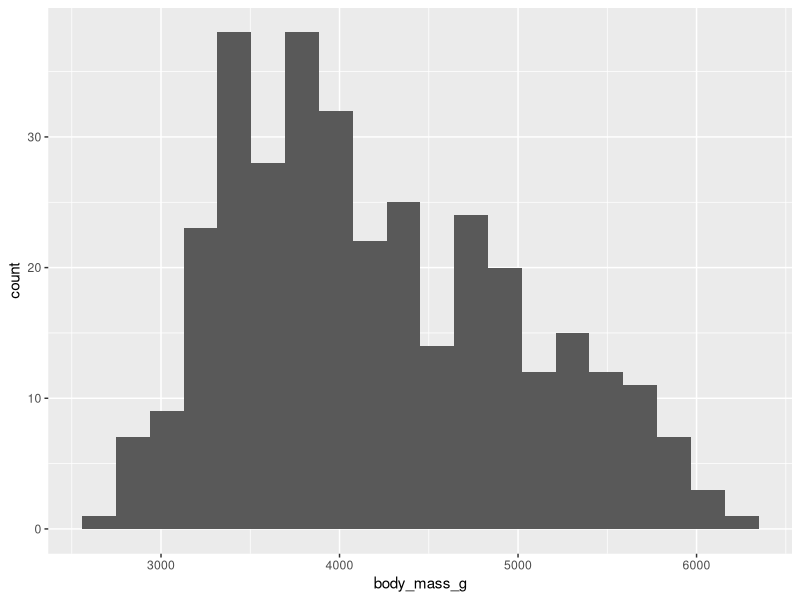
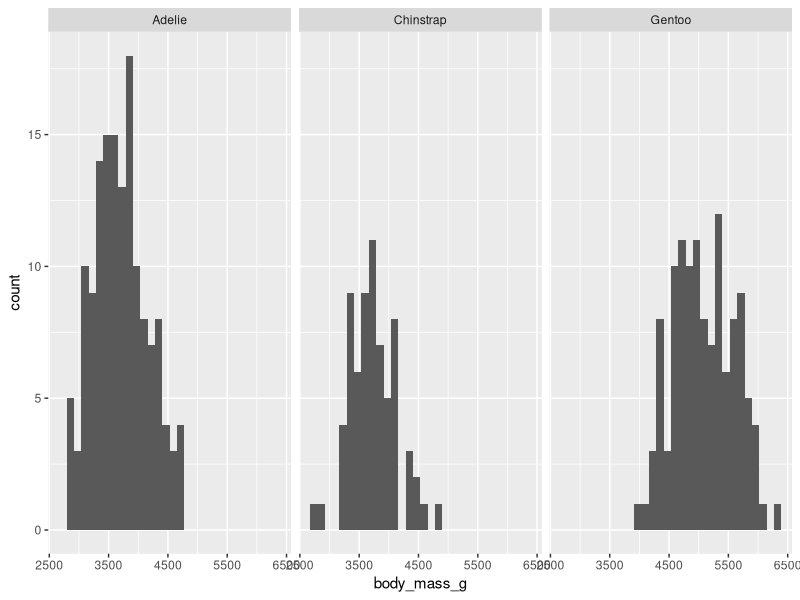

Source code (R) for these figures, in order:
## ---- chunk 1
knitr::opts_chunk$set(echo = TRUE)
library(palmerpenguins)
library(tidyverse)
## ---- chunk 2
penguins %>%
  count(species)
## ---- chunk 3
penguins %>%
  count(island)
## ---- chunk 4
penguins %>%
  ggplot(aes(x = body_mass_g)) +
  geom_histogram(bins=20)
## ---- chunk 5
penguins %>%
  pull(body_mass_g) %>%
  mean()
## ---- chunk 6
penguins_no_nas <- penguins %>%
  drop_na()
## ---- chunk 7
glimpse(penguins)
glimpse(penguins_no_nas)
## ---- chunk 8
penguins_no_nas %>%
  pull(body_mass_g) %>%
  mean()
## ---- chunk 9
penguins_no_nas %>%
  ggplot(aes(x = body_mass_g)) +
  geom_histogram() +
  facet_wrap(~species)
## ---- chunk 10
penguins_no_nas %>%
  group_by(species) %>%
  summarize(mean(body_mass_g))
